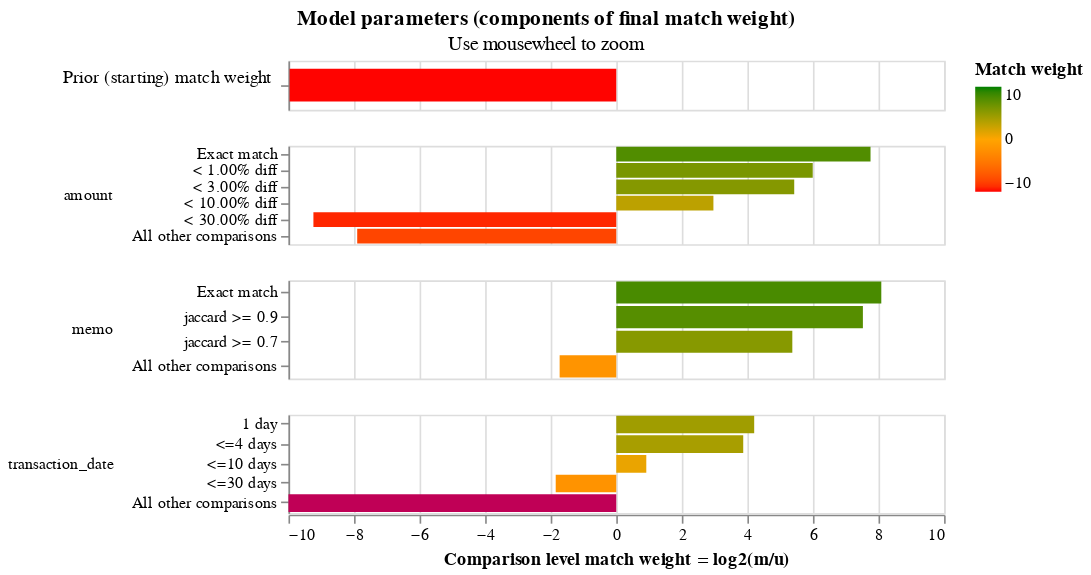

Notebook cell for this chart:
### Code cell
linker.match_weights_chart()

### Figure 1 — Vega-Lite specification as saved in the notebook (floating-point values rounded to 4 significant figures)
{"$schema": "https://vega.github.io/schema/vega-lite/v5.2.json", "config": {"header": {"title": null}, "mark": {"tooltip": null}, "title": {"anchor": "middle"}, "view": {"height": 60, "width": 400}}, "data": {"values": [{"bayes_factor": 0.001001, "bayes_factor_description": "The probability that two random records drawn at random match is 0.001 or one in  1,000.0 records.This is equivalent to a starting match weight of -9.964.", "comparison_name": "probability_two_random_records_match", "comparison_sort_order": -1, "comparison_vector_value": 0, "has_tf_adjustments": false, "is_null_level": false, "label_for_charts": "", "log2_bayes_factor": -9.964, "m_probability": null, "m_probability_description": null, "max_comparison_vector_value": 0, "probability_two_random_records_match": 0.001, "sql_condition": null, "tf_adjustment_column": null, "tf_adjustment_weight": null, "u_probability": null, "u_probability_description": null}, {"bayes_factor": 216.3, "bayes_factor_description": "If comparison level is `exact match` then comparison is 216.26 times more likely to be a match", "comparison_name": "amount", "comparison_sort_order": 0, "comparison_vector_value": 5, "has_tf_adjustments": false, "is_null_level": false, "label_for_charts": "Exact match", "log2_bayes_factor": 7.757, "m_probability": 0.2451, "m_probability_description": "Amongst matching record comparisons, 24.51% of records are in the exact match comparison level", "max_comparison_vector_value": 5, "probability_two_random_records_match": 0.001, "sql_condition": "\"amount_l\" = \"amount_r\"", "tf_adjustment_column": null, "tf_adjustment_weight": 1, "u_probability": 0.001133, "u_probability_description": "Amongst non-matching record comparisons, 0.11% of records are in the exact match comparison level"}, {"bayes_factor": 63.72, "bayes_factor_description": "If comparison level is `< 1.00% diff` then comparison is 63.72 times more likely to be a match", "comparison_name": "amount", "comparison_sort_order": 0, "comparison_vector_value": 4, "has_tf_adjustments": false, "is_null_level": false, "label_for_charts": "< 1.00% diff", "log2_bayes_factor": 5.994, "m_probability": 0.2266, "m_probability_description": "Amongst matching record comparisons, 22.66% of records are in the < 1.00% diff comparison level", "max_comparison_vector_value": 5, "probability_two_random_records_match": 0.001, "sql_condition": "(abs(\"amount_l\" - \"amount_r\")/\n        (case\n            when \"amount_r\" > \"amount_l\"\n            then \"amount_r\"\n            else \"amount_l\"\n        end))\n        < 0.01", "tf_adjustment_column": null, "tf_adjustment_weight": 1, "u_probability": 0.003557, "u_probability_description": "Amongst non-matching record comparisons, 0.36% of records are in the < 1.00% diff comparison level"}, {"bayes_factor": 43.08, "bayes_factor_description": "If comparison level is `< 3.00% diff` then comparison is 43.08 times more likely to be a match", "comparison_name": "amount", "comparison_sort_order": 0, "comparison_vector_value": 3, "has_tf_adjustments": false, "is_null_level": false, "label_for_charts": "< 3.00% diff", "log2_bayes_factor": 5.429, "m_probability": 0.3182, "m_probability_description": "Amongst matching record comparisons, 31.82% of records are in the < 3.00% diff comparison level", "max_comparison_vector_value": 5, "probability_two_random_records_match": 0.001, "sql_condition": "(abs(\"amount_l\" - \"amount_r\")/\n        (case\n            when \"amount_r\" > \"amount_l\"\n            then \"amount_r\"\n            else \"amount_l\"\n        end))\n        < 0.03", "tf_adjustment_column": null, "tf_adjustment_weight": 1, "u_probability": 0.007386, "u_probability_description": "Amongst non-matching record comparisons, 0.74% of records are in the < 3.00% diff comparison level"}, {"bayes_factor": 7.801, "bayes_factor_description": "If comparison level is `< 10.00% diff` then comparison is 7.80 times more likely to be a match", "comparison_name": "amount", "comparison_sort_order": 0, "comparison_vector_value": 2, "has_tf_adjustments": false, "is_null_level": false, "label_for_charts": "< 10.00% diff", "log2_bayes_factor": 2.964, "m_probability": 0.2064, "m_probability_description": "Amongst matching record comparisons, 20.64% of records are in the < 10.00% diff comparison level", "max_comparison_vector_value": 5, "probability_two_random_records_match": 0.001, "sql_condition": "(abs(\"amount_l\" - \"amount_r\")/\n        (case\n            when \"amount_r\" > \"amount_l\"\n            then \"amount_r\"\n            else \"amount_l\"\n        end))\n        < 0.1", "tf_adjustment_column": null, "tf_adjustment_weight": 1, "u_probability": 0.02645, "u_probability_description": "Amongst non-matching record comparisons, 2.65% of records are in the < 10.00% diff comparison level"}, {"bayes_factor": 0.001655, "bayes_factor_description": "If comparison level is `< 30.00% diff` then comparison is  604.23 times less likely to be a match", "comparison_name": "amount", "comparison_sort_order": 0, "comparison_vector_value": 1, "has_tf_adjustments": false, "is_null_level": false, "label_for_charts": "< 30.00% diff", "log2_bayes_factor": -9.239, "m_probability": 0.0001446, "m_probability_description": "Amongst matching record comparisons, 0.01% of records are in the < 30.00% diff comparison level", "max_comparison_vector_value": 5, "probability_two_random_records_match": 0.001, "sql_condition": "(abs(\"amount_l\" - \"amount_r\")/\n        (case\n            when \"amount_r\" > \"amount_l\"\n            then \"amount_r\"\n            else \"amount_l\"\n        end))\n        < 0.3", "tf_adjustment_column": null, "tf_adjustment_weight": 1, "u_probability": 0.0874, "u_probability_description": "Amongst non-matching record comparisons, 8.74% of records are in the < 30.00% diff comparison level"}, {"bayes_factor": 0.004178, "bayes_factor_description": "If comparison level is `all other comparisons` then comparison is  239.33 times less likely to be a match", "comparison_name": "amount", "comparison_sort_order": 0, "comparison_vector_value": 0, "has_tf_adjustments": false, "is_null_level": false, "label_for_charts": "All other comparisons", "log2_bayes_factor": -7.903, "m_probability": 0.003652, "m_probability_description": "Amongst matching record comparisons, 0.37% of records are in the all other comparisons comparison level", "max_comparison_vector_value": 5, "probability_two_random_records_match": 0.001, "sql_condition": "ELSE", "tf_adjustment_column": null, "tf_adjustment_weight": 1, "u_probability": 0.8741, "u_probability_description": "Amongst non-matching record comparisons, 87.41% of records are in the all other comparisons comparison level"}, {"bayes_factor": 271.6, "bayes_factor_description": "If comparison level is `exact match` then comparison is 271.61 times more likely to be a match", "comparison_name": "memo", "comparison_sort_order": 1, "comparison_vector_value": 3, "has_tf_adjustments": false, "is_null_level": false, "label_for_charts": "Exact match", "log2_bayes_factor": 8.085, "m_probability": 0.4287, "m_probability_description": "Amongst matching record comparisons, 42.87% of records are in the exact match comparison level", "max_comparison_vector_value": 3, "probability_two_random_records_match": 0.001, "sql_condition": "\"memo_l\" = \"memo_r\"", "tf_adjustment_column": null, "tf_adjustment_weight": 1, "u_probability": 0.001578, "u_probability_description": "Amongst non-matching record comparisons, 0.16% of records are in the exact match comparison level"}, {"bayes_factor": 184.0, "bayes_factor_description": "If comparison level is `jaccard >= 0.9` then comparison is 184.03 times more likely to be a match", "comparison_name": "memo", "comparison_sort_order": 1, "comparison_vector_value": 2, "has_tf_adjustments": false, "is_null_level": false, "label_for_charts": "jaccard >= 0.9", "log2_bayes_factor": 7.524, "m_probability": 0.07866, "m_probability_description": "Amongst matching record comparisons, 7.87% of records are in the jaccard >= 0.9 comparison level", "max_comparison_vector_value": 3, "probability_two_random_records_match": 0.001, "sql_condition": "jaccard(\"memo_l\", \"memo_r\") >= 0.9", "tf_adjustment_column": null, "tf_adjustment_weight": 1, "u_probability": 0.0004274, "u_probability_description": "Amongst non-matching record comparisons, 0.04% of records are in the jaccard >= 0.9 comparison level"}, {"bayes_factor": 41.38, "bayes_factor_description": "If comparison level is `jaccard >= 0.7` then comparison is 41.38 times more likely to be a match", "comparison_name": "memo", "comparison_sort_order": 1, "comparison_vector_value": 1, "has_tf_adjustments": false, "is_null_level": false, "label_for_charts": "jaccard >= 0.7", "log2_bayes_factor": 5.371, "m_probability": 0.1927, "m_probability_description": "Amongst matching record comparisons, 19.27% of records are in the jaccard >= 0.7 comparison level", "max_comparison_vector_value": 3, "probability_two_random_records_match": 0.001, "sql_condition": "jaccard(\"memo_l\", \"memo_r\") >= 0.7", "tf_adjustment_column": null, "tf_adjustment_weight": 1, "u_probability": 0.004656, "u_probability_description": "Amongst non-matching record comparisons, 0.47% of records are in the jaccard >= 0.7 comparison level"}, {"bayes_factor": 0.302, "bayes_factor_description": "If comparison level is `all other comparisons` then comparison is  3.31 times less likely to be a match", "comparison_name": "memo", "comparison_sort_order": 1, "comparison_vector_value": 0, "has_tf_adjustments": false, "is_null_level": false, "label_for_charts": "All other comparisons", "log2_bayes_factor": -1.727, "m_probability": 0.3, "m_probability_description": "Amongst matching record comparisons, 30.00% of records are in the all other comparisons comparison level", "max_comparison_vector_value": 3, "probability_two_random_records_match": 0.001, "sql_condition": "ELSE", "tf_adjustment_column": null, "tf_adjustment_weight": 1, "u_probability": 0.9933, "u_probability_description": "Amongst non-matching record comparisons, 99.33% of records are in the all other comparisons comparison level"}, {"bayes_factor": 18.48, "bayes_factor_description": "If comparison level is `1 day` then comparison is 18.48 times more likely to be a match", "comparison_name": "transaction_date", "comparison_sort_order": 2, "comparison_vector_value": 4, "has_tf_adjustments": false, "is_null_level": false, "label_for_charts": "1 day", "log2_bayes_factor": 4.208, "m_probability": 0.4023, "m_probability_description": "Amongst matching record comparisons, 40.23% of records are in the 1 day comparison level", "max_comparison_vector_value": 4, "probability_two_random_records_match": 0.001, "sql_condition": "transaction_date_r - transaction_date_l <= 1 and transaction_date_r >= transaction_date_l", "tf_adjustment_column": null, "tf_adjustment_weight": 1, "u_probability": 0.02177, "u_probability_description": "Amongst non-matching record comparisons, 2.18% of records are in the 1 day comparison level"}, {"bayes_factor": 14.65, "bayes_factor_description": "If comparison level is `<=4 days` then comparison is 14.65 times more likely to be a match", "comparison_name": "transaction_date", "comparison_sort_order": 2, "comparison_vector_value": 3, "has_tf_adjustments": false, "is_null_level": false, "label_for_charts": "<=4 days", "log2_bayes_factor": 3.873, "m_probability": 0.4477, "m_probability_description": "Amongst matching record comparisons, 44.77% of records are in the <=4 days comparison level", "max_comparison_vector_value": 4, "probability_two_random_records_match": 0.001, "sql_condition": "transaction_date_r - transaction_date_l <= 4 and transaction_date_r >= transaction_date_l", "tf_adjustment_column": null, "tf_adjustment_weight": 1, "u_probability": 0.03055, "u_probability_description": "Amongst non-matching record comparisons, 3.06% of records are in the <=4 days comparison level"}, {"bayes_factor": 1.887, "bayes_factor_description": "If comparison level is `<=10 days` then comparison is 1.89 times more likely to be a match", "comparison_name": "transaction_date", "comparison_sort_order": 2, "comparison_vector_value": 2, "has_tf_adjustments": false, "is_null_level": false, "label_for_charts": "<=10 days", "log2_bayes_factor": 0.9162, "m_probability": 0.1073, "m_probability_description": "Amongst matching record comparisons, 10.73% of records are in the <=10 days comparison level", "max_comparison_vector_value": 4, "probability_two_random_records_match": 0.001, "sql_condition": "transaction_date_r - transaction_date_l <= 10 and transaction_date_r >= transaction_date_l", "tf_adjustment_column": null, "tf_adjustment_weight": 1, "u_probability": 0.05685, "u_probability_description": "Amongst non-matching record comparisons, 5.69% of records are in the <=10 days comparison level"}, {"bayes_factor": 0.278, "bayes_factor_description": "If comparison level is `<=30 days` then comparison is  3.60 times less likely to be a match", "comparison_name": "transaction_date", "comparison_sort_order": 2, "comparison_vector_value": 1, "has_tf_adjustments": false, "is_null_level": false, "label_for_charts": "<=30 days", "log2_bayes_factor": -1.847, "m_probability": 0.04269, "m_probability_description": "Amongst matching record comparisons, 4.27% of records are in the <=30 days comparison level", "max_comparison_vector_value": 4, "probability_two_random_records_match": 0.001, "sql_condition": "transaction_date_r - transaction_date_l <= 30 and transaction_date_r >= transaction_date_l", "tf_adjustment_column": null, "tf_adjustment_weight": 1, "u_probability": 0.1536, "u_probability_description": "Amongst non-matching record comparisons, 15.36% of records are in the <=30 days comparison level"}, {"bayes_factor": 8.058e-09, "bayes_factor_description": "If comparison level is `all other comparisons` then comparison is  124,107,350.39 times less likely to be a match", "comparison_name": "transaction_date", "comparison_sort_order": 2, "comparison_vector_value": 0, "has_tf_adjustments": false, "is_null_level": false, "label_for_charts": "All other comparisons", "log2_bayes_factor": -26.89, "m_probability": 5.94e-09, "m_probability_description": "Amongst matching record comparisons, 0.00% of records are in the all other comparisons comparison level", "max_comparison_vector_value": 4, "probability_two_random_records_match": 0.001, "sql_condition": "ELSE", "tf_adjustment_column": null, "tf_adjustment_weight": 1, "u_probability": 0.7372, "u_probability_description": "Amongst non-matching record comparisons, 73.72% of records are in the all other comparisons comparison level"}]}, "resolve": {"axis": {"y": "independent"}, "scale": {"y": "independent"}}, "selection": {"zoom_selector": {"bind": "scales", "encodings": ["x"], "type": "interval"}}, "title": {"subtitle": "Use mousewheel to zoom", "text": "Model parameters (components of final match weight)"}, "vconcat": [{"encoding": {"color": {"field": "log2_bayes_factor", "scale": {"domain": [-10, 0, 10], "range": ["red", "orange", "green"]}, "title": "Match weight", "type": "quantitative"}, "tooltip": [{"field": "comparison_name", "title": "Comparison name", "type": "nominal"}, {"field": "probability_two_random_records_match", "format": ".4f", "title": "Probability two random records match", "type": "nominal"}, {"field": "log2_bayes_factor", "format": ",.4f", "title": "Equivalent match weight", "type": "quantitative"}, {"field": "bayes_factor_description", "title": "Match weight description", "type": "nominal"}], "x": {"axis": {"domain": false, "labels": false, "ticks": false, "title": ""}, "field": "log2_bayes_factor", "scale": {"domain": [-10, 10]}, "type": "quantitative"}, "y": {"axis": {"title": "Prior (starting) match weight", "titleAlign": "right", "titleAngle": 0, "titleFontWeight": "normal"}, "field": "label_for_charts", "sort": {"field": "comparison_vector_value", "order": "descending"}, "type": "nominal"}}, "height": 30, "mark": {"clip": true, "height": 20, "type": "bar"}, "selection": {"zoom_selector": {"bind": "scales", "encodings": ["x"], "type": "interval"}}, "transform": [{"filter": "(datum.comparison_name == 'probability_two_random_records_match')"}]}, {"encoding": {"color": {"field": "log2_bayes_factor", "scale": {"domain": [-10, 0, 10], "range": ["red", "orange", "green"]}, "title": "Match weight", "type": "quantitative"}, "row": {"field": "comparison_name", "header": {"labelAlign": "left", "labelAnchor": "middle", "labelAngle": 0}, "sort": {"field": "comparison_sort_order"}, "type": "nominal"}, "tooltip": [{"field": "comparison_name", "title": "Comparison name", "type": "nominal"}, {"field": "label_for_charts", "title": "Label", "type": "ordinal"}, {"field": "sql_condition", "title": "SQL condition", "type": "nominal"}, {"field": "m_probability", "format": ".4f", "title": "M probability", "type": "quantitative"}, {"field": "u_probability", "format": ".4f", "title": "U probability", "type": "quantitative"}, {"field": "bayes_factor", "format": ",.4f", "title": "Bayes factor = m/u", "type": "quantitative"}, {"field": "log2_bayes_factor", "format": ",.4f", "title": "Match weight = log2(m/u)", "type": "quantitative"}, {"field": "bayes_factor_description", "title": "Match weight description", "type": "nominal"}], "x": {"axis": {"title": "Comparison level match weight = log2(m/u)"}, "field": "log2_bayes_factor", "scale": {"domain": [-10, 10]}, "type": "quantitative"}, "y": {"axis": {"title": null}, "field": "label_for_charts", "sort": {"field": "comparison_vector_value", "order": "descending"}, "type": "nominal"}}, "mark": {"clip": true, "type": "bar"}, "resolve": {"axis": {"y": "independent"}, "scale": {"y": "independent"}}, "selection": {"zoom_selector": {"bind": "scales", "encodings": ["x"], "type": "interval"}}, "transform": [{"filter": "(datum.comparison_name != 'probability_two_random_records_match')"}]}]}
